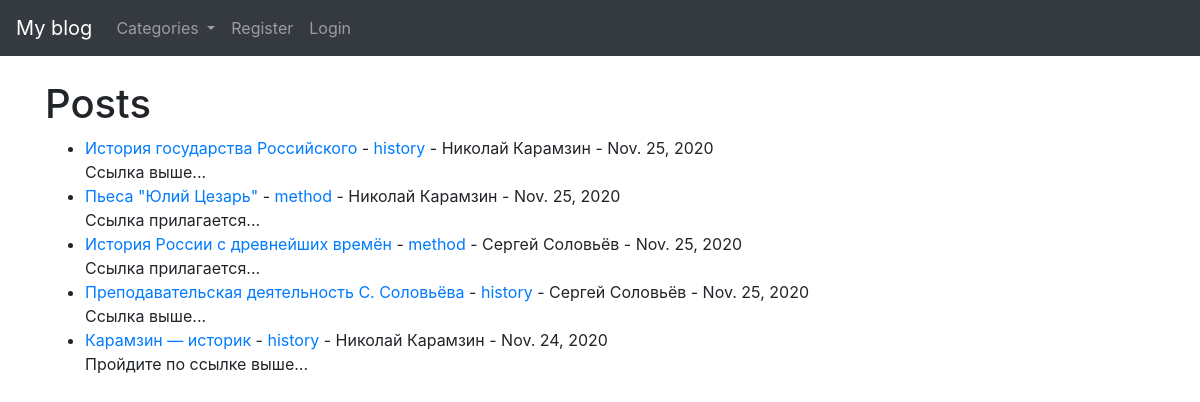
The page / on the database its author committed.
### theblog/models.py (models this page shows, shortened)
class Post(models.Model):
    title = models.CharField(max_length=255)
    header_image = models.ImageField(null=True, blank=True, upload_to="images/")
    title_tag = models.CharField(max_length=255, default="My blog")
    author = models.ForeignKey(User, on_delete=models.CASCADE)
    body = RichTextField(blank=True, null=True)
    post_date = models.DateField(auto_now_add=True)
    category = models.CharField(max_length=255, default='coding')
    snippet = models.CharField(max_length=255)
    likes = models.ManyToManyField(User, related_name='blog_posts')

### theblog/views.py (the view)
# urls.py: path('', HomeView.as_view(), name='home'),
class HomeView(ListView):
    model = Post
    template_name = 'home.html'
    ordering = ['-post_date']
    def get_context_data(self, *args, **kwargs):
        cat_menu = Category.objects.all()
        context = super(HomeView, self).get_context_data(*args, **kwargs)
        context['cat_menu'] = cat_menu
        return context

### theblog/models.py (called while the page is built)
    def __str__(self):
        return self.name

### theblog/templates/home.html (shortened to what this page needs)
{% extends 'base.html'  %}
{% block content %}
    <h1>Posts</h1>
    <ul>
    {% for post in object_list %}
        <li><a href="{% url 'article_detail' post.pk %}">{{ post.title }}</a> -
            <a href="{% url 'category' post.category|slugify %}">{{ post.category }}</a> -
            {{ post.author.first_name }}
            {{ post.author.last_name }} -
            {{ post.post_date }} <br/>
            {{ post.snippet }}
        </li>
    {% endfor %}
    </ul>
{% endblock %}

### rows shown on the page
Post: title "История государства Российского", category "history", author.first_name "Николай", author.last_name "Карамзин", post_date "Nov. 25, 2020", snippet "Ссылка выше..."
Post: title "Пьеса \"Юлий Цезарь\"", category "method", author.first_name "Николай", author.last_name "Карамзин", post_date "Nov. 25, 2020", snippet "Ссылка прилагается..."
Post: title "История России с древнейших времён", category "method", author.first_name "Сергей", author.last_name "Соловьёв", post_date "Nov. 25, 2020", snippet "Ссылка прилагается..."
Post: title "Преподавательская деятельность С. Соловьёва", category "history", author.first_name "Сергей", author.last_name "Соловьёв", post_date "Nov. 25, 2020", snippet "Ссылка выше..."
Post: title "Карамзин — историк", category "history", author.first_name "Николай", author.last_name "Карамзин", post_date "Nov. 24, 2020", snippet "Пройдите по ссылке выше..."
